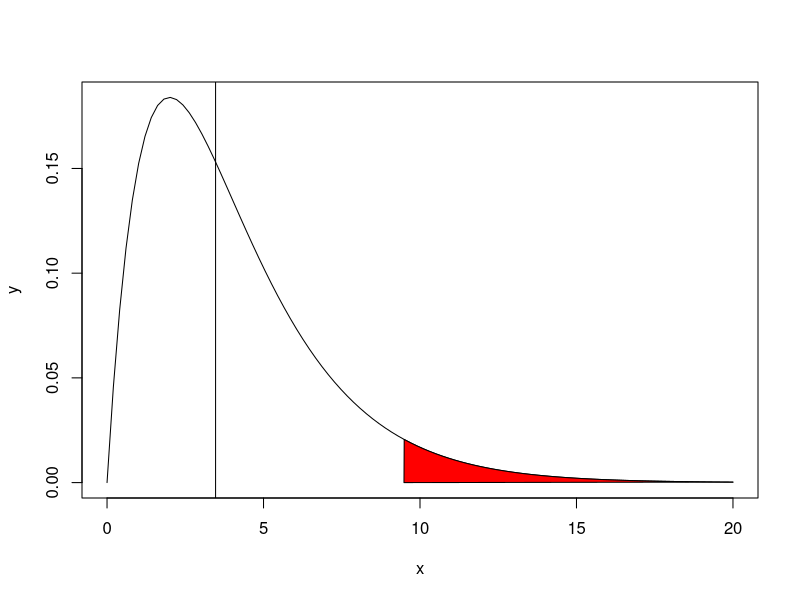
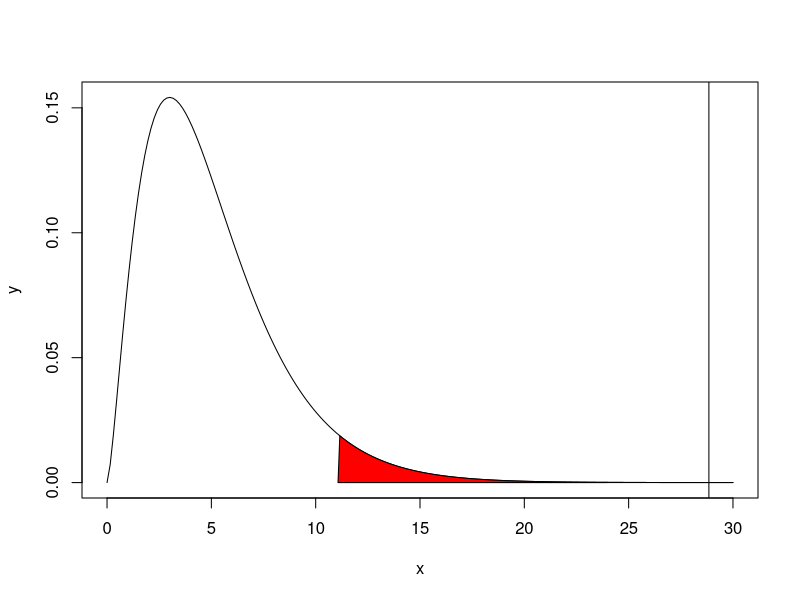
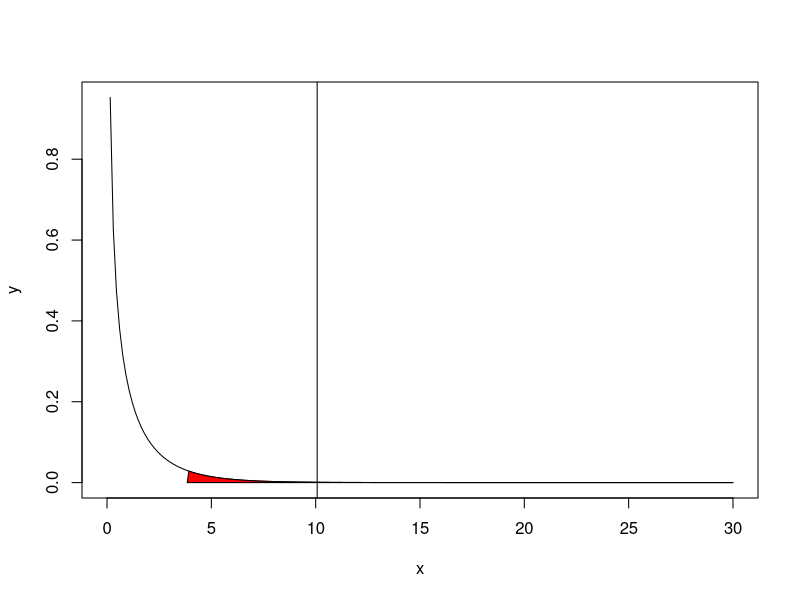

R code for these plots, in order:
# Research techniques. The chi-squared test

#
# Sample superhero types - goodness of fit test
#
hero_sample <- data.frame(
  num_sample = c( 127,      75,     98,      27,    73),
  row.names  = c("Mutant", "Mens", "Alien", "God", "Demon"))
expect_frqs <- c(.35,      .17,    .23,     .08,   .17)
result <- chisq.test(hero_sample$num_sample, p = expect_frqs)
df_heroes <- length(hero_sample$num_sample) - 1

X2 <- result$statistic
g <- qchisq(.95, df = df_heroes)

# Conclusion:
sprintf("Chi² = %f", X2)
sprintf("g    = %f", g)
if(X2 < g) {
  print("Accept H0, sample is representative")
} else {
  print("Reject H0, sample is NOT representative")
}

# Plot critical area
x <- seq(0, 20, length.out = 100)
y <- dchisq(x, df = df_heroes)
plot(x, y, type = 'l')  # Plot probability density of the chi²-distribution
abline(v = X2)          # Plot the value of the chi²

i <- x >= g
polygon(c(g, x[i]),     # Plot the critical area (where H0 is rejected)
        c(0, y[i]),
        col='red')

#
# Case families with 5 children
#
num_children <- 5
prob_boy <- .5
# Observed values (number of families with 0..5 boys)
obs <- c(58, 149, 305, 303, 162, 45)
# Expected values for the associated family size and probability of the number of boys
k <- 0:5
exp <- choose(num_children, k) * prob_boy ^ k * (1 - prob_boy) ^ (num_children - k)
df_children <- length(obs) -1

# Execute chi² test
results_children <- chisq.test(obs, p = exp)
# Which categories are most extreme? (i.e. standardised residuals outside of [-2, 2])
results_children$stdres

# Plot critical area
x <- seq(0,30,length.out=200)
y <- dchisq(x, df = df_children)
plot(x, y, type = 'l')  # Plot probability density of the chi²-distribution
abline(v = results_children$statistic) # Plot value of chi²
g <- qchisq(.95, df = df_children)
i <- x >= g
polygon(c(g, x[i]),     # Plot the critical area (where H0 is rejected)
        c(0, y[i]),
        col='red')

#
# The smoking doctors (Doll & Hill, 1954)
#
doll_hill <- read.csv("doll_hill.csv")
observations <- table(doll_hill)
expected <- as.array(margin.table(observations,1)) %*%
  t(as.array(margin.table(observations,2))) / 
  margin.table(observations)
n <- sum(observations)
normalized_residuals <- 
  (observations - expected) /
  sqrt(expected * (1 - expected / n))
alpha <- 0.05

X2_doctors <- chisq.test(observations, correct = FALSE)
g <- qchisq(1 - alpha, df = 1)

# Plot critical area
x <- seq(0,30,length.out=200)
y <- dchisq(x, df = 1)
plot(x, y, type = 'l')  # Plot probability density of the chi²-distribution
abline(v = X2_doctors$statistic)          # Plot value of chi²

i <- x >= g
polygon(c(g, x[i]),     # Plot the critical area (where H0 is rejected)
        c(0, y[i]),
        col='red')

